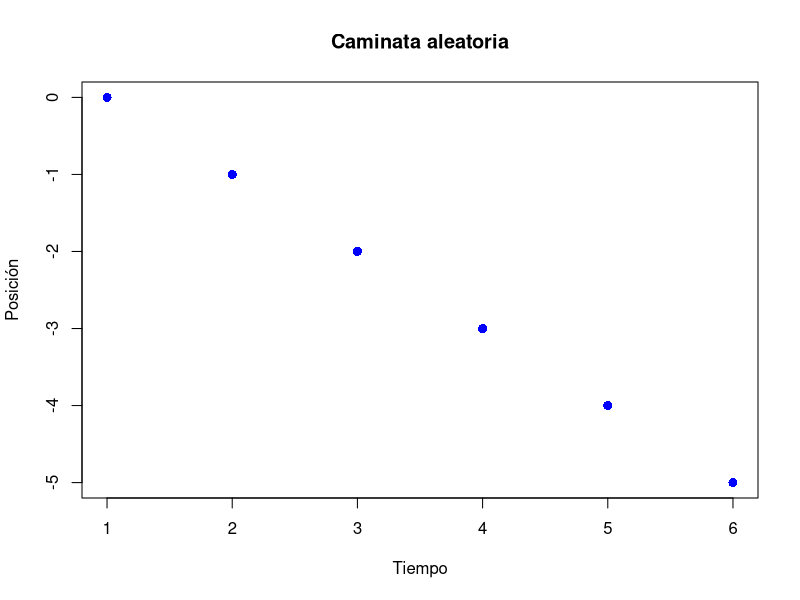

This chart was generated by the following R code:
Caminata_aleatoria <- function(N, p) {
  
  # Estado inicial
  posicion <- 0
  trayectoria <- c(posicion)
  
  # Simulación hasta absorción
  while (posicion != N & posicion != -N) {
    
    paso <- sample(c(-1, 1), size = 1, prob = c(1 - p, p))
    posicion <- posicion + paso
    trayectoria <- c(trayectoria, posicion)
  }
  
  # Gráfico SOLO con puntos, sin nada adicional
  plot(trayectoria,
       type = "p",     # solo puntos
       pch = 16,        # punto sólido
       cex = 1.2,
       col = "blue",
       xlab = "Tiempo",
       ylab = "Posición",
       main = "Caminata aleatoria")
  
  return(trayectoria)
}

# Ejecutar
tray <- Caminata_aleatoria(5, 0.5)

